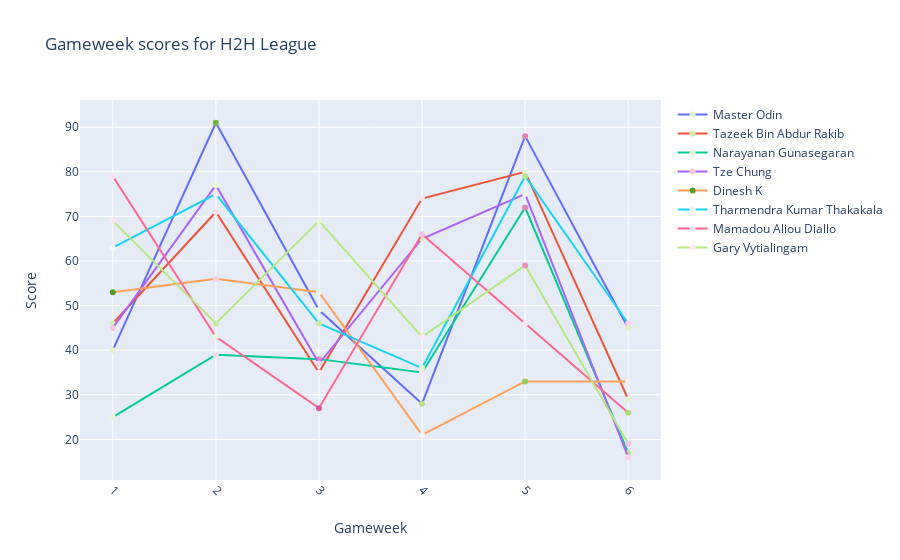

The notebook cell saved with this chart:
### Code cell
h2h_points_df = h2h_stats.extract_gameweek_points()
total_gameweeks_played = len(h2h_points_df) + 1

x_values = [i for i in range(1, total_gameweeks_played)]

fig = go.Figure()

for column in h2h_points_df.columns:
    

    fig.add_trace(go.Scatter(x=x_values, y=h2h_points_df[column],
                        mode='lines+markers',
                        name=column,
                        marker=dict(color=np.random.randn(500))
                        )
                 )

fig.update_layout(
    title="Gameweek scores for H2H League",
    hovermode='x unified',
    yaxis_tickformat='k'
)

fig.update_xaxes(
        title_text = "Gameweek",
        tickangle = 45,
        nticks = total_gameweeks_played,
        title_standoff = 25
)

fig.update_yaxes(
        title_text = "Score",
        title_standoff = 25
)

### Figure 1 — Plotly figure (JSON) as saved in the notebook; plotly's stock layout.template omitted (floating-point values rounded to 4 significant figures; data arrays with more than 128 entries replaced by an {"elided": "..."} marker saying what was removed)
{"data": [{"marker": {"color": {"elided": "500 float values"}}, "mode": "lines+markers", "name": "Master Odin", "type": "scatter", "x": [1, 2, 3, 4, 5, 6], "y": [40, 91, 49, 28, 88, 45]}, {"marker": {"color": {"elided": "500 float values"}}, "mode": "lines+markers", "name": "Tazeek Bin Abdur Rakib", "type": "scatter", "x": [1, 2, 3, 4, 5, 6], "y": [46, 71, 35, 74, 80, 29]}, {"marker": {"color": {"elided": "500 float values"}}, "mode": "lines+markers", "name": "Narayanan Gunasegaran", "type": "scatter", "x": [1, 2, 3, 4, 5, 6], "y": [25, 39, 38, 35, 72, 17]}, {"marker": {"color": {"elided": "500 float values"}}, "mode": "lines+markers", "name": "Tze Chung", "type": "scatter", "x": [1, 2, 3, 4, 5, 6], "y": [45, 77, 37, 65, 75, 16]}, {"marker": {"color": {"elided": "500 float values"}}, "mode": "lines+markers", "name": "Dinesh K", "type": "scatter", "x": [1, 2, 3, 4, 5, 6], "y": [53, 56, 53, 21, 33, 33]}, {"marker": {"color": {"elided": "500 float values"}}, "mode": "lines+markers", "name": "Tharmendra Kumar Thakakala", "type": "scatter", "x": [1, 2, 3, 4, 5, 6], "y": [63, 75, 46, 36, 79, 46]}, {"marker": {"color": {"elided": "500 float values"}}, "mode": "lines+markers", "name": "Mamadou Aliou Diallo", "type": "scatter", "x": [1, 2, 3, 4, 5, 6], "y": [79, 43, 27, 66, 46, 26]}, {"marker": {"color": {"elided": "500 float values"}}, "mode": "lines+markers", "name": "Gary Vytialingam", "type": "scatter", "x": [1, 2, 3, 4, 5, 6], "y": [69, 46, 69, 43, 59, 19]}], "layout": {"hovermode": "x unified", "title": {"text": "Gameweek scores for H2H League"}, "xaxis": {"nticks": 7, "tickangle": 45, "title": {"standoff": 25, "text": "Gameweek"}}, "yaxis": {"tickformat": "k", "title": {"standoff": 25, "text": "Score"}}}}
